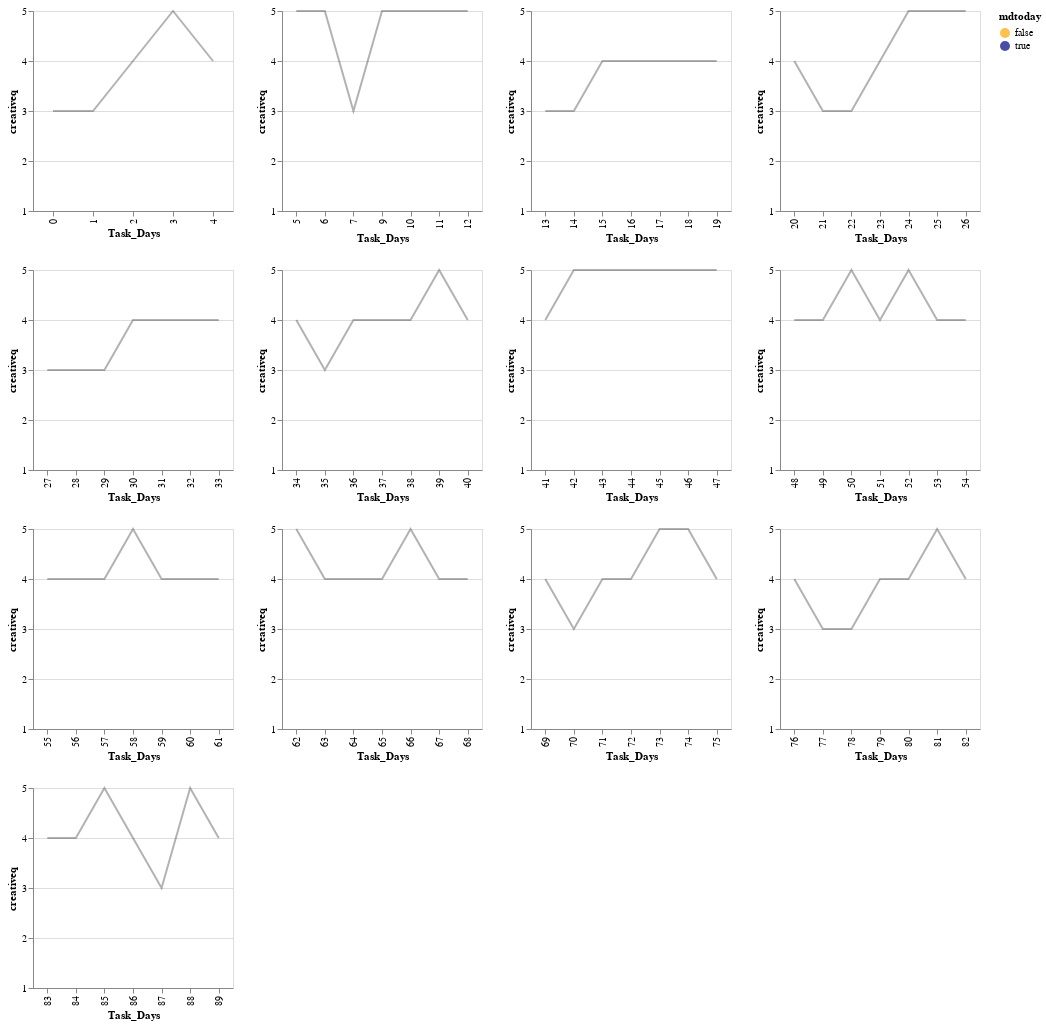

This figure's notebook cell:
### Code cell
charts = []
for row_nr in range(1,5):
    row = []
    for col in range(1, 5):
        subplot_data = data[data.Protocol == f"Cluster {(row_nr - 1) * 4 + col}"]
        
        if subplot_data.shape[0] == 1:
            break
            
        a = alt.Chart(subplot_data).mark_circle(size=80).encode(
            x='Task_Days:N',
            y=alt.Y('creativeq:Q',scale=alt.Scale(domain=(1,5))),
            color=alt.Color('mdtoday',
                   scale=alt.Scale(
            domain=['false', 'true'],
            range=['orange', 'navy']))
        ).properties(
            width=200,
            height=200,
        )
        b = alt.Chart(subplot_data).mark_line(point=False, color='black',opacity=0.3).encode(
            x='Task_Days:N',
            y='creativeq:Q'
        ).properties(
            width=200,
            height=200,
        )
        row.append(a+b)
    charts.append(alt.hconcat(*row))
alt.vconcat(*charts)
